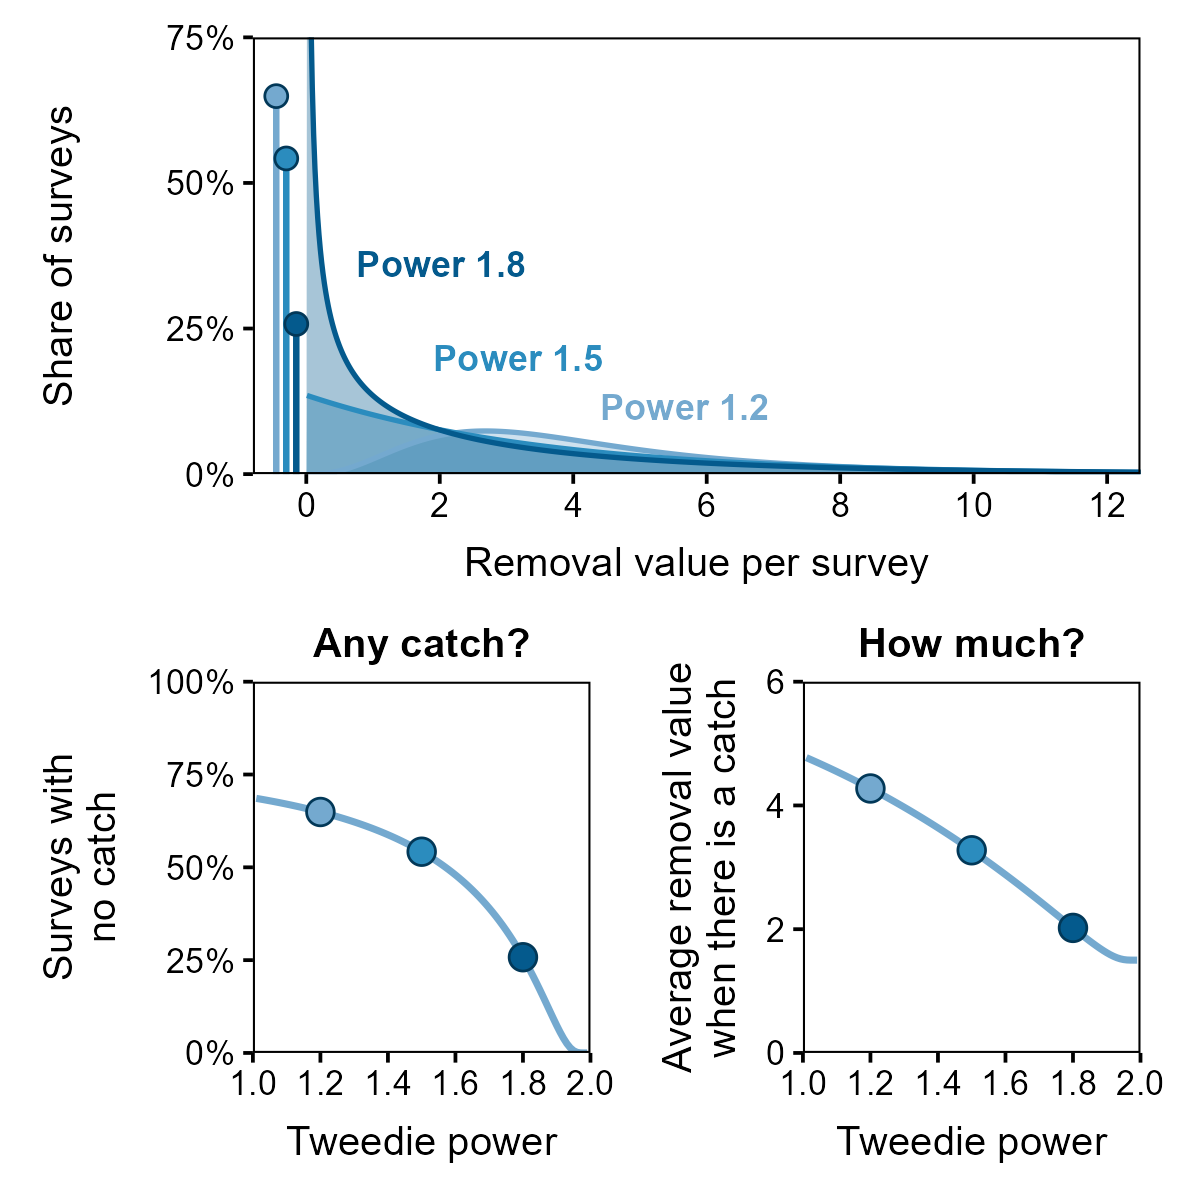

The script that saved this image:
# What the Tweedie power does to python survey removals
#
# A Tweedie response answers two questions about a survey in one
# distribution: whether it caught anything, and how much it caught when it
# did. The power sets the balance between the two at the same average.
# The amount is a survey's removal value (the paper's weighted removal
# index), a continuous amount and not a count.
# Top panel: the whole distribution of removal value at three powers. A
# dot-topped stick at zero is the share of surveys with no catch, and the
# curve beside it is the surveys with a catch. Sticks and curves share one
# scale: a stick's height is the share of surveys at exactly zero, and a
# curve's height is the share of surveys per one unit of removal value, so
# the area under a curve is the share of surveys with a catch and stick
# plus area is all surveys. Bottom panels: the share of surveys with no
# catch and the average removal value when there is a catch, across the
# whole range of the power, with the three powers marked in their colours.
# Everything is computed from the Tweedie distribution itself (compound
# Poisson-gamma). Nothing is fitted and no survey data are used.
# Run from the repository root: Rscript tuned-loss-functions/tweedie_power_figure.R

# Packages ------

# Load the packages used for data manipulation, plotting and panel layout
suppressPackageStartupMessages({
  library(dplyr)
  library(ggplot2)
  library(patchwork)
})

# Settings ------

# Fix the shared mean and dispersion so only the power changes
target_mean <- 1.5
dispersion <- 4

# Choose three Tweedie powers between 1 and 2
powers <- c(1.2, 1.5, 1.8)
power_names <- paste("Power", powers)

# Give the three powers three shades of blue, light to dark
power_colours <- c("#74A9CF", "#2B8CBE", "#045A8D")
names(power_colours) <- power_names

# Set the colours of the curves across the power and of the point outlines, and the font
curve_colour <- "#74A9CF"
outline_colour <- "#023858"
font <- "Arial"

# Set the values the top panel is evaluated at, starting just above zero
catch_grid <- seq(0.01, 13, by = 0.02)

# Set the top of the top panel; the highest power's curve is unbounded near zero and leaves it
density_top <- 0.75

# Set where the three sticks for no catch sit: side by side and a hair left of zero,
# so the shortest stick stays clear of the highest power's curve where it climbs near zero
stick_positions <- c(-0.45, -0.3, -0.15)

# Set the output file beside this script
out_file <- file.path("tuned-loss-functions", "tweedie_power_figure.png")

# Tweedie pieces ------

# Poisson rate of catches per survey at a given power
catch_rate <- function(p) {
  target_mean^(2 - p) / (dispersion * (2 - p))
}

# Gamma shape of one catch at a given power
catch_shape <- function(p) {
  (2 - p) / (p - 1)
}

# Gamma scale of one catch at a given power
catch_scale <- function(p) {
  dispersion * (p - 1) * target_mean^(p - 1)
}

# Share of surveys with no catch at a given power: the chance of zero catches
no_catch_share <- function(p) {
  exp(-catch_rate(p))
}

# Density of the survey total among surveys with a catch, at chosen totals
catch_density <- function(totals, p) {

  # Weight each possible number of catches by its chance, given at least one
  n_catches <- 1:80
  weights <- dpois(n_catches, catch_rate(p)) / (1 - no_catch_share(p))

  # Start from zero density at every total
  density <- numeric(length(totals))

  # Add the gamma density of the total for each number of catches
  for (i in seq_along(n_catches)) {
    density <- density + weights[i] * dgamma(totals, shape = catch_shape(p) * n_catches[i],
                                             scale = catch_scale(p))
  }

  # Return the density at each total
  density
}

# Curves ------

# Hold the distribution of each power
density_list <- vector("list", length(powers))

# Compute the curve of each power: the density among surveys with a catch, scaled by the
# share of surveys with a catch, so its height is a share of all surveys per unit of value
for (i in seq_along(powers)) {
  density_list[[i]] <- data.frame(power = power_names[i], catch = catch_grid,
                                  density = (1 - no_catch_share(powers[i])) *
                                    catch_density(catch_grid, powers[i]))
}

# Stack the distributions and keep the powers in order
density_curves <- bind_rows(density_list) %>%
  mutate(power = factor(power, levels = power_names))

# Evaluate both parts of the response across the range of the power
power_curve <- data.frame(power_value = seq(1.01, 1.99, by = 0.01)) %>%
  mutate(no_catch = no_catch_share(power_value),
         mean_when_caught = target_mean / (1 - no_catch))

# Evaluate the same two parts at the three powers drawn as distributions
power_points <- data.frame(power_value = powers,
                           power = factor(power_names, levels = power_names)) %>%
  mutate(no_catch = no_catch_share(power_value),
         mean_when_caught = target_mean / (1 - no_catch))

# Checks ------

# Report the two parts at the three powers
print(power_points %>%
        mutate(across(where(is.numeric), ~ round(.x, 3))))

# Confirm each distribution integrates to one and reproduces the average when there is a catch
for (i in seq_along(powers)) {
  total_area <- integrate(catch_density, lower = 0, upper = Inf, p = powers[i])$value
  mean_catch <- integrate(function(x) x * catch_density(x, powers[i]), lower = 0, upper = Inf)$value
  print(round(c(power = powers[i], area = total_area, mean_when_caught = mean_catch), 3))
}

# Confirm the three powers share one average once the surveys with no catch are counted
print(round(power_points$mean_when_caught * (1 - power_points$no_catch), 3))

# Confirm each stick plus the area under its curve, as drawn, adds to all surveys
for (i in seq_along(powers)) {
  curve_area <- integrate(function(x) (1 - no_catch_share(powers[i])) * catch_density(x, powers[i]),
                          lower = 0, upper = Inf)$value
  print(round(c(power = powers[i], stick = no_catch_share(powers[i]), curve_area = curve_area,
                total = no_catch_share(powers[i]) + curve_area), 3))
}

# Plot ------

# Style every panel the same way: a plain boxed panel with black text
theme_panels <- theme_classic(base_size = 14) +
  theme(text = element_text(family = font),
        axis.text = element_text(colour = "black", size = 12.5),
        axis.title = element_text(colour = "black", size = 14.5),
        axis.title.x = element_text(margin = margin(t = 8.4)),
        axis.title.y = element_text(margin = margin(r = 8.4)),
        axis.ticks = element_line(colour = "black"),
        axis.line = element_blank(),
        panel.border = element_rect(colour = "black", fill = NA, linewidth = 0.7),
        plot.title = element_text(size = 14.5, face = "bold", hjust = 0.5,
                                  margin = margin(b = 6)),
        plot.margin = margin(8, 16, 8, 10))

# Give each power its stick: the share of surveys with no catch, at its place left of the curves
power_sticks <- power_points %>%
  mutate(position = stick_positions)

# Place a direct label beside each distribution, clear of the other curves and the sticks
curve_labels <- data.frame(power = factor(power_names, levels = power_names),
                           catch = c(4.4, 1.9, 0.75), density = c(0.115, 0.2, 0.36))

# Top panel: a stick at zero for surveys with no catch and a curve for surveys with a catch
panel_catch <- ggplot(density_curves, aes(x = catch, y = pmin(density, density_top * 1.2))) +
  geom_area(aes(fill = power), alpha = 0.35, position = "identity") +
  geom_line(aes(colour = power), linewidth = 0.9) +
  geom_segment(data = power_sticks, aes(x = position, xend = position, y = 0, yend = no_catch,
                                        colour = power), linewidth = 1.1) +
  geom_point(data = power_sticks, aes(x = position, y = no_catch, fill = power), shape = 21,
             colour = outline_colour, stroke = 0.7, size = 3.4) +
  geom_text(data = curve_labels, aes(y = density, label = power, colour = power), hjust = 0,
            size = 4.6, family = font, fontface = "bold") +
  scale_fill_manual(values = power_colours, guide = "none") +
  scale_colour_manual(values = power_colours, guide = "none") +
  scale_x_continuous(breaks = seq(0, 12, by = 2)) +
  scale_y_continuous(labels = scales::label_percent(), breaks = seq(0, 0.75, by = 0.25)) +
  coord_cartesian(xlim = c(-0.8, 12.5), ylim = c(0, density_top), expand = FALSE) +
  labs(x = "Removal value per survey", y = "Share of surveys") +
  theme_panels

# Bottom left: share of surveys with no catch across the power, three powers marked
panel_no_catch <- ggplot(power_curve, aes(x = power_value, y = no_catch)) +
  geom_line(colour = curve_colour, linewidth = 1.2) +
  geom_point(data = power_points, aes(fill = power), shape = 21, colour = outline_colour,
             stroke = 0.7, size = 4.2) +
  scale_fill_manual(values = power_colours, guide = "none") +
  scale_x_continuous(breaks = seq(1, 2, by = 0.2)) +
  scale_y_continuous(labels = scales::label_percent(), breaks = seq(0, 1, by = 0.25)) +
  coord_cartesian(xlim = c(1, 2), ylim = c(0, 1), expand = FALSE) +
  labs(x = "Tweedie power", y = "Surveys with\nno catch", title = "Any catch?") +
  theme_panels

# Bottom right: average value among surveys with a catch across the power
panel_mean <- ggplot(power_curve, aes(x = power_value, y = mean_when_caught)) +
  geom_line(colour = curve_colour, linewidth = 1.2) +
  geom_point(data = power_points, aes(fill = power), shape = 21, colour = outline_colour,
             stroke = 0.7, size = 4.2) +
  scale_fill_manual(values = power_colours, guide = "none") +
  scale_x_continuous(breaks = seq(1, 2, by = 0.2)) +
  scale_y_continuous(breaks = seq(0, 6, by = 2)) +
  coord_cartesian(xlim = c(1, 2), ylim = c(0, 6), expand = FALSE) +
  labs(x = "Tweedie power", y = "Average removal value\nwhen there is a catch",
       title = "How much?") +
  theme_panels

# Put the distributions over the two parts they split into
fig <- panel_catch / (panel_no_catch + panel_mean) +
  plot_layout(heights = c(1, 0.85))

# Save ------

# Export at 1200 x 1200 px with ragg for clean type
ggsave(filename = out_file, plot = fig, width = 6, height = 6, units = "in", dpi = 200,
       device = ragg::agg_png)
